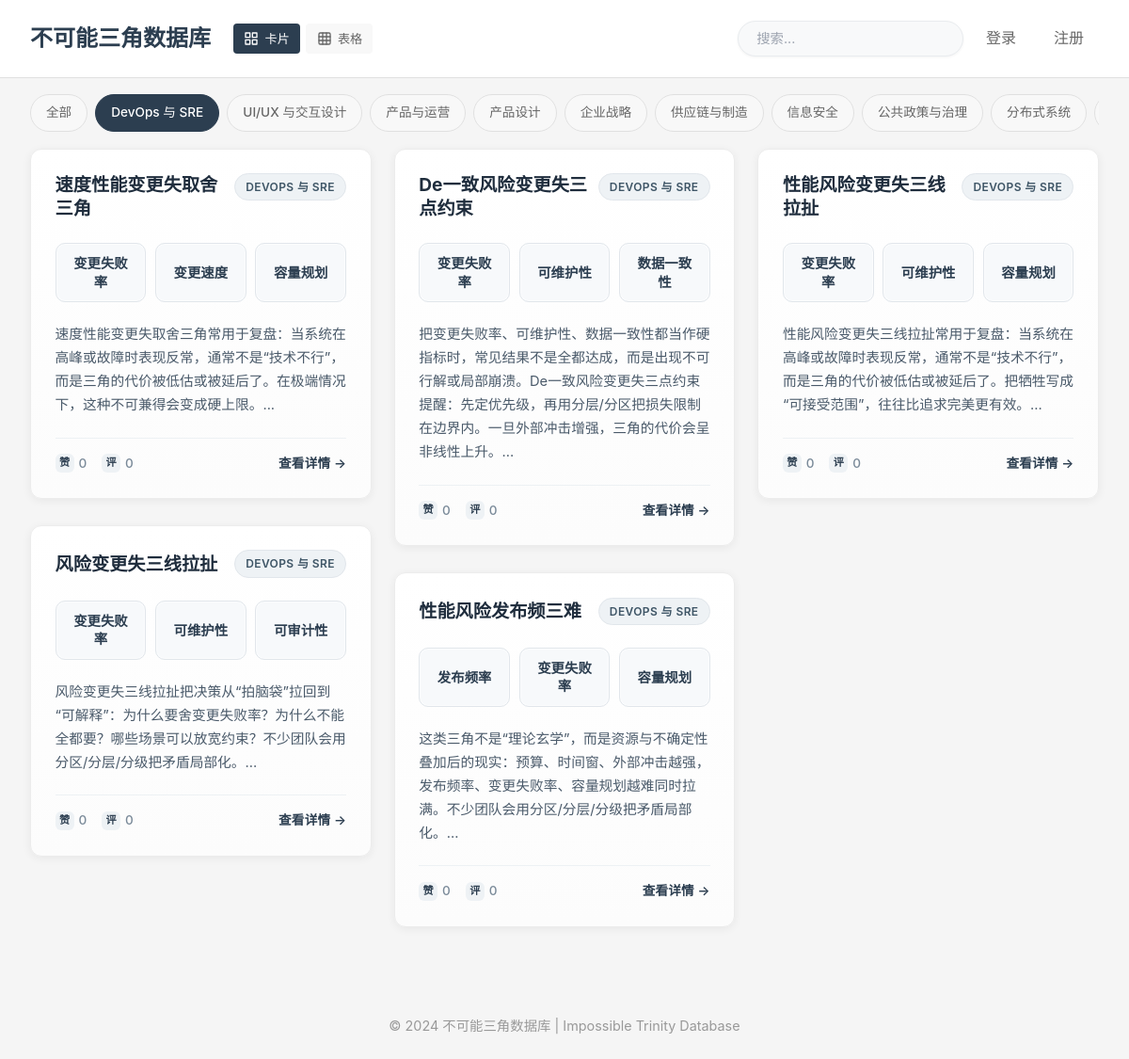
Page /?view=card&field=DevOps+与+SRE&q= on the committed database.
### models.py (models this page shows)
class ImpossibleTrinity(db.Model):
    id = db.Column(db.Integer, primary_key=True)
    name = db.Column(db.String(200), nullable=False)
    name_en = db.Column(db.String(200), default='Impossible Trinity')
    field = db.Column(db.String(100), nullable=False)
    element1 = db.Column(db.String(100), nullable=False)
    element2 = db.Column(db.String(100), nullable=False)
    element3 = db.Column(db.String(100), nullable=False)
    description = db.Column(db.Text, nullable=False)
    created_at = db.Column(db.DateTime, default=datetime.utcnow)
    agree_count = db.Column(db.Integer, default=0)
    hyperlink = db.Column(db.String(500))
    feature_image_url = db.Column(db.String(500))
    element1_image_url = db.Column(db.String(500))
    element2_image_url = db.Column(db.String(500))
    element3_image_url = db.Column(db.String(500))
    updated_at = db.Column(db.DateTime, default=datetime.utcnow, onupdate=datetime.utcnow)
    element1_sacrifice_explanation = db.Column(db.Text)
    element2_sacrifice_explanation = db.Column(db.Text)
    element3_sacrifice_explanation = db.Column(db.Text)
    creator_id = db.Column(db.Integer, db.ForeignKey('user.id'), nullable=False)
    comments = db.relationship('Comment', backref='it', lazy=True, cascade='all, delete-orphan')

### app.py (the view, shortened to what this page needs)
@app.route('/')
def index():
    view_type = request.args.get('view', 'card')  # card or table
    field_filter = request.args.get('field', '')
    search_query = request.args.get('q', '').strip()
    fields = db.session.query(ImpossibleTrinity.field).distinct().order_by(ImpossibleTrinity.field).all()
    fields = [f[0] for f in fields]
    query = ImpossibleTrinity.query
    if field_filter:
        query = query.filter_by(field=field_filter)
    per_page = 20 if view_type == 'table' else 12
    page = 1
    pagination = query.order_by(
        ImpossibleTrinity.created_at.desc()
    ).paginate(page=page, per_page=per_page, error_out=False)
    return render_template(
        'index.html',
        its=pagination.items,
        view_type=view_type,
        has_more=pagination.has_next,
        per_page=per_page,
        fields=fields,
        current_field=field_filter,
        search_query=search_query
    )

### app.py (called while the page is built)
@app.context_processor
def inject_user():
    return dict(current_user=current_user)

### templates/index.html (shortened to what this page needs)
{% extends "base.html" %}
{% block header_actions %}
    <div class="view-toggle">
        <button class="toggle-btn {% if view_type == 'card' %}active{% endif %}" onclick="switchView('card')" aria-label="卡片视图">
            <span class="toggle-text">卡片</span>
        </button>
        <button class="toggle-btn {% if view_type == 'table' %}active{% endif %}" onclick="switchView('table')" aria-label="表格视图">
            <span class="toggle-text">表格</span>
        </button>
    </div>
{% endblock %}
{% block content %}
{% if fields %}
    <div class="field-filter-bar">
        <div class="field-filter-container">
            <a href="{{ url_for('index', view=view_type, q=search_query) }}"
               class="field-chip {% if not current_field %}active{% endif %}">
                全部
            </a>
            {% for field in fields %}
                <a href="{{ url_for('index', view=view_type, field=field, q=search_query) }}"
                   class="field-chip {% if current_field == field %}active{% endif %}">
                    {{ field }}
                </a>
            {% endfor %}
        </div>
    </div>
{% endif %}
{% if its %}
    {% if view_type == 'card' %}
        <div id="card-grid"
             class="card-grid masonry-grid"
             data-page="1"
             data-has-more="{{ 'true' if has_more else 'false' }}"
             data-per-page="{{ per_page or 12 }}">
            {% for it in its %}
                    <a class="card card-link masonry-item" href="{{ url_for('detail', id=it.id) }}">
                    <div class="card-content">
                        <div class="card-header-row">
                            <h3 class="card-title">{{ it.name }}</h3>
                            <p class="card-field clickable" onclick="filterByField('{{ it.field }}', event)">{{ it.field }}</p>
                        </div>
                        <div class="card-elements-horizontal">
                            <div class="element-badge tooltip-container">
                                <span>{{ it.element1 }}</span>
                            </div>
                            <div class="element-badge tooltip-container">
                                <span>{{ it.element2 }}</span>
                            </div>
                            <div class="element-badge tooltip-container">
                                <span>{{ it.element3 }}</span>
                            </div>
                        </div>
                        <p class="card-preview">{{ it.description[:150] }}...</p>
                        <div class="card-meta">
                            <span class="agree-count"><span class="meta-icon">赞</span>{{ it.agree_count }}</span>
                            <span class="comment-count"><span class="meta-icon">评</span>{{ it.comments|length }}</span>
                            <span class="card-cta">查看详情 →</span>
                        </div>
                    </div>
                </a>
            {% endfor %}
        </div>
        <div id="card-sentinel" class="card-sentinel" aria-hidden="true"></div>
    {% endif %}
{% endif %}
{% endblock %}

### rows in the picture
ImpossibleTrinity: name "速度性能变更失取舍三角", field "DEVOPS 与 SRE", element1 "变更失败率", element2 "变更速度", element3 "容量规划", description "速度性能变更失取舍三角常用于复盘：当系统在高峰或故障时表现反常，通常不是“技术不行”，而是三角的代价被低估或被延后了。在极端情况下，这种不可兼得会变成硬上限。", agree_count "0", comments|length "0"
ImpossibleTrinity: name "风险变更失三线拉扯", field "DEVOPS 与 SRE", element1 "变更失败率", element2 "可维护性", element3 "可审计性", description "风险变更失三线拉扯把决策从“拍脑袋”拉回到“可解释”：为什么要舍变更失败率？为什么不能全都要？哪些场景可以放宽约束？不少团队会用分区/分层/分级把矛盾局部化。", agree_count "0", comments|length "0"
ImpossibleTrinity: name "De一致风险变更失三点约束", field "DEVOPS 与 SRE", element1 "变更失败率", element2 "可维护性", element3 "数据一致性", description "把变更失败率、可维护性、数据一致性都当作硬指标时，常见结果不是全都达成，而是出现不可行解或局部崩溃。De一致风险变更失三点约束提醒：先定优先级，再用分层/分区把损失限制在边界内。一旦外部冲击增强，三角的代价会呈非线性上升。", agree_count "0", comments|length "0"
ImpossibleTrinity: name "性能风险发布频三难", field "DEVOPS 与 SRE", element1 "发布频率", element2 "变更失败率", element3 "容量规划", description "这类三角不是“理论玄学”，而是资源与不确定性叠加后的现实：预算、时间窗、外部冲击越强，发布频率、变更失败率、容量规划越难同时拉满。不少团队会用分区/分层/分级把矛盾局部化。", agree_count "0", comments|length "0"
ImpossibleTrinity: name "性能风险变更失三线拉扯", field "DEVOPS 与 SRE", element1 "变更失败率", element2 "可维护性", element3 "容量规划", description "性能风险变更失三线拉扯常用于复盘：当系统在高峰或故障时表现反常，通常不是“技术不行”，而是三角的代价被低估或被延后了。把牺牲写成“可接受范围”，往往比追求完美更有效。", agree_count "0", comments|length "0"

### other values in the picture
{{ field }} "DevOps 与 SRE" "UI/UX 与交互设计" "产品与运营" "产品设计" "企业战略" "供应链与制造" "信息安全" "公共政策与治理" "分布式系统"
